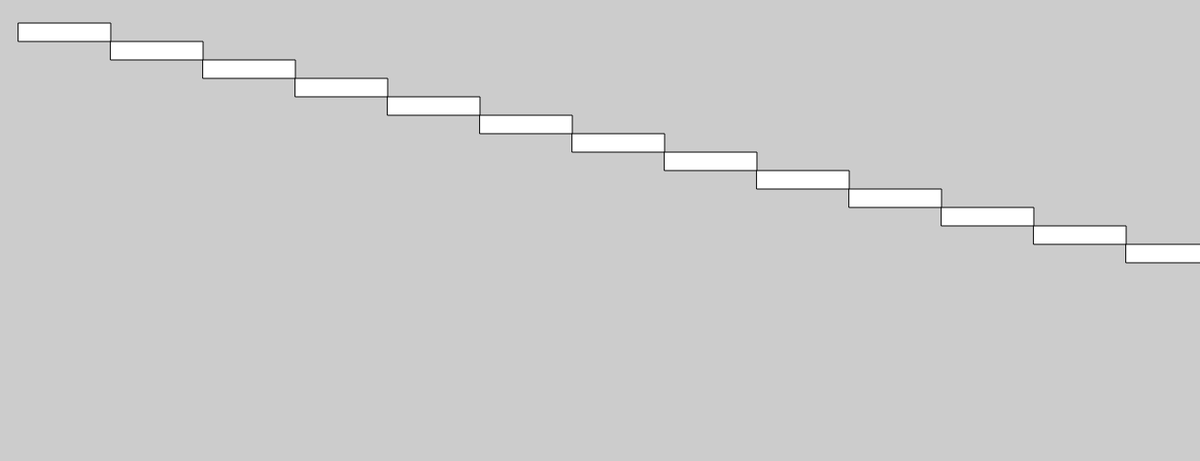
Frame 1 (no input)
Frame 60 (no input): identical to frame 1, image omitted
Frame 120 (the mouse pressed at the canvas centre since frame 60): identical to frame 1, image omitted

The p5.js sketch that drew this single still picture (run headless with seeded random() and noise() and a simulated clock; from frame 60 on, the mouse is pressed at the canvas centre):

// p5.js sketch
// ── sketch.js
var x = 25;
var h = 20;
var y = 25;



function setup() {
createCanvas(1300, 500);
}

function draw() {
background(204);
x=20;
rect(x,y,100,h);
x=x+100;
rect(x,y+h,100,h);
x=x+100;
rect(x,y+h*2,100,h);
x=x+100;
rect(x,y+h*3,100,h);
x=x+100;
rect(x,y+h*4,100,h);
x=x+100;
rect(x,y+h*5,100,h);
x=x+100;
rect(x,y+h*6,100,h);
x=x+100;
rect(x,y+h*7,100,h);
x=x+100;
rect(x,y+h*8,100,h);
x=x+100;
rect(x,y+h*9,100,h);
x=x+100;
rect(x,y+h*10,100,h);
x=x+100;
rect(x,y+h*11,100,h);
x=x+100;
rect(x,y+h*12,100,h);
}
